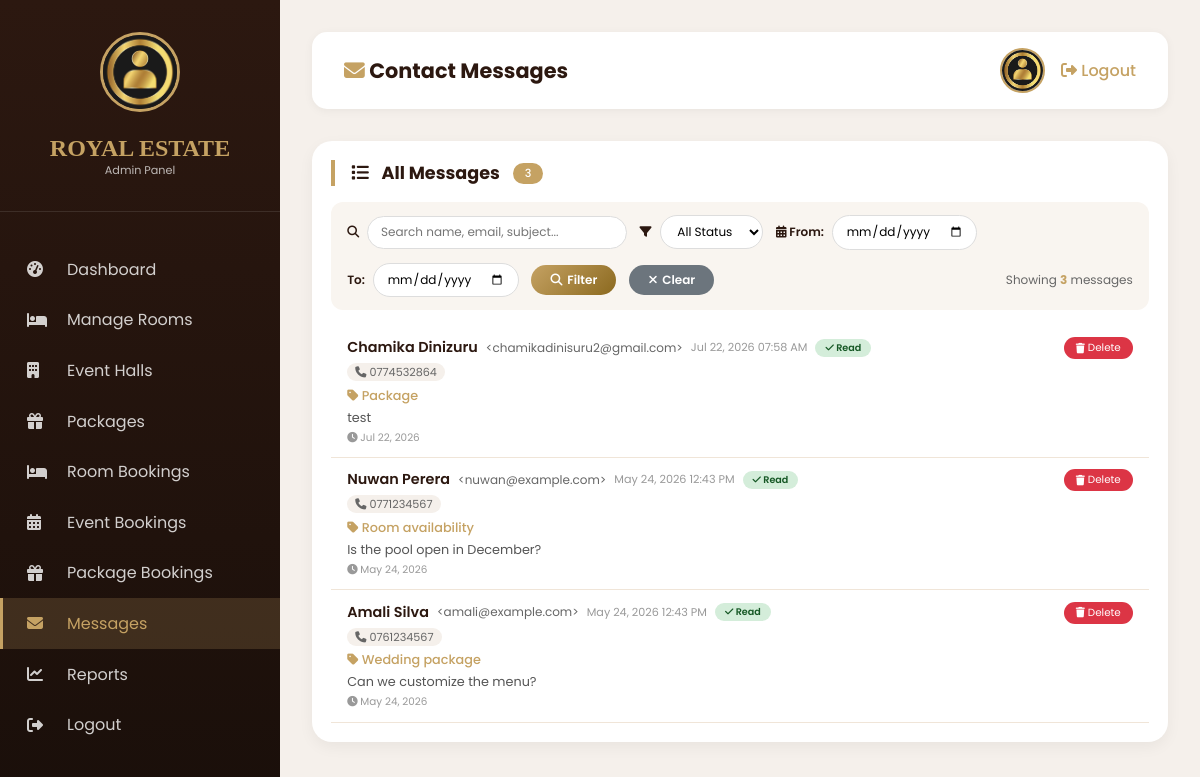
The page /admin/manage-messages.php (signed in) on the database its author committed.
### tables this page shows
CREATE TABLE `contact_messages` (
  `id` int(11) NOT NULL,
  `user_id` int(11) DEFAULT NULL,
  `user_name` varchar(100) NOT NULL,
  `user_email` varchar(100) NOT NULL,
  `phone` varchar(20) DEFAULT NULL,
  `subject` varchar(200) DEFAULT NULL,
  `message` text NOT NULL,
  `is_read` tinyint(1) DEFAULT 0,
  `created_at` timestamp NOT NULL DEFAULT current_timestamp()
);

### admin/manage-messages.php (the view, shortened to what this page needs)
<?php
$admin_avatar = '../assets/images/admin-avatar.jpg';
$default_avatar = 'https://randomuser.me/api/portraits/men/2.jpg';
$current_page = basename($_SERVER['PHP_SELF']);
require_once '../config/db_connection.php';
$check_name = $conn->query("SHOW COLUMNS FROM contact_messages LIKE 'user_name'");
$has_user_name = ($check_name && $check_name->num_rows > 0);
if ($has_user_name) {
    $messages = $conn->query("
        SELECT * FROM contact_messages
        ORDER BY created_at DESC
    ")->fetch_all(MYSQLI_ASSOC);
} else {
    $messages = $conn->query("
        SELECT *, name as user_name, email as user_email FROM contact_messages
        ORDER BY created_at DESC
    ")->fetch_all(MYSQLI_ASSOC);
}
$unread_count = $conn->query("SELECT COUNT(*) as cnt FROM contact_messages WHERE is_read = 0")->fetch_assoc()['cnt'] ?? 0;
$total_count = count($messages);
?>
<!DOCTYPE html>
<html lang="en">
<head>
    <link rel="stylesheet" href="https://cdnjs.cloudflare.com/ajax/libs/font-awesome/6.4.0/css/all.min.css">
</head>
<body>
<div class="admin-container">
    <div class="sidebar" id="sidebar">
        <div class="sidebar-header">
            <img src="<?php echo htmlspecialchars($admin_avatar); ?>" onerror="this.src='<?php echo $default_avatar; ?>'">
            <h2>ROYAL ESTATE</h2>
            <p>Admin Panel</p>
        </div>
        <div class="sidebar-nav">
            <a href="index.php" class="<?php echo ($current_page == 'index.php') ? 'active' : ''; ?>"><i class="fas fa-tachometer-alt"></i> Dashboard</a>
            <a href="manage-rooms.php" class="<?php echo ($current_page == 'manage-rooms.php') ? 'active' : ''; ?>"><i class="fas fa-bed"></i> Manage Rooms</a>
            <a href="manage-halls.php" class="<?php echo ($current_page == 'manage-halls.php') ? 'active' : ''; ?>"><i class="fas fa-building"></i> Event Halls</a>
            <a href="manage-packages.php" class="<?php echo ($current_page == 'manage-packages.php') ? 'active' : ''; ?>"><i class="fas fa-gift"></i> Packages</a>
            <a href="room-bookings.php" class="<?php echo ($current_page == 'room-bookings.php') ? 'active' : ''; ?>"><i class="fas fa-bed"></i> Room Bookings</a>
            <a href="event-bookings.php" class="<?php echo ($current_page == 'event-bookings.php') ? 'active' : ''; ?>"><i class="fas fa-calendar-alt"></i> Event Bookings</a>
            <a href="package-bookings.php" class="<?php echo ($current_page == 'package-bookings.php') ? 'active' : ''; ?>"><i class="fas fa-gift"></i> Package Bookings</a>
            <a href="manage-messages.php" class="active"><i class="fas fa-envelope"></i> Messages</a>
            <a href="reports.php" class="<?php echo ($current_page == 'reports.php') ? 'active' : ''; ?>"><i class="fas fa-chart-line"></i> Reports</a>
            <a href="logout.php"><i class="fas fa-sign-out-alt"></i> Logout</a>
        </div>
    </div>
    <div class="main-content">
        <div class="top-bar">
            <h2><i class="fas fa-envelope"></i> Contact Messages <?php if($unread_count > 0): ?><span class="badge-unread" style="font-size:0.7rem; margin-left:0.5rem;"><?php echo $unread_count; ?> Unread</span><?php endif; ?></h2>
            <div class="top-bar-right">
                <img src="<?php echo htmlspecialchars($admin_avatar); ?>" onerror="this.src='<?php echo $default_avatar; ?>'">
                <a href="logout.php"><i class="fas fa-sign-out-alt"></i> Logout</a>
            </div>
        </div>
        <div class="card">
            <div class="card-header">
                <h3><i class="fas fa-list"></i> All Messages <span class="badge-total"><?php echo $total_count; ?></span></h3>
            </div>
            <div class="filter-bar">
                <div class="filter-group">
                    <label><i class="fas fa-search"></i></label>
                    <input type="text" id="searchInput" placeholder="Search name, email, subject..." onkeyup="applyFilters()">
                </div>
                <div class="filter-group">
                    <label><i class="fas fa-filter"></i></label>
                    <select id="statusFilter" onchange="applyFilters()">
                        <option value="all">All Status</option>
                    </select>
                </div>
                <div class="filter-group">
                    <label><i class="fas fa-calendar-alt"></i> From:</label>
                    <input type="date" id="fromDate" onchange="applyFilters()">
                </div>
                <div class="filter-group">
                    <label>To:</label>
                    <input type="date" id="toDate" onchange="applyFilters()">
                </div>
                <button class="btn-filter" onclick="applyFilters()"><i class="fas fa-search"></i> Filter</button>
                <button class="btn-clear" onclick="clearFilters()"><i class="fas fa-times"></i> Clear</button>
                <span class="filter-result-count" id="resultCount">Showing <strong id="countDisplay"><?php echo $total_count; ?></strong> messages</span>
            </div>
            <?php if(empty($messages)): ?>
                <div class="no-messages">
                    <i class="fas fa-inbox"></i>
                    <p>No messages received yet.</p>
                </div>
            <?php else: ?>
                <div id="messagesContainer">
                    <?php foreach($messages as $msg): ?>
                    <div class="message-item <?php echo $msg['is_read'] ? '' : 'unread'; ?>"
                         data-name="<?php echo strtolower(htmlspecialchars($msg['user_name'])); ?>"
                         data-email="<?php echo strtolower(htmlspecialchars($msg['user_email'])); ?>"
                         data-subject="<?php echo strtolower(htmlspecialchars($msg['subject'])); ?>"
                         data-message="<?php echo strtolower(htmlspecialchars($msg['message'])); ?>"
                         data-isread="<?php echo $msg['is_read']; ?>"
                         data-date="<?php echo date('Y-m-d', strtotime($msg['created_at'])); ?>">
                        <div class="msg-main">
                            <div class="msg-header">
                                <span class="msg-user">
                                    <?php
                                    $display_name = isset($msg['user_name']) ? $msg['user_name'] : (isset($msg['name']) ? $msg['name'] : 'Unknown User');
                                    echo htmlspecialchars($display_name);
                                    ?>
                                </span>
                                <span class="msg-email">&lt;<?php
                                    $display_email = isset($msg['user_email']) ? $msg['user_email'] : (isset($msg['email']) ? $msg['email'] : '');
                                    echo htmlspecialchars($display_email);
                                ?>&gt;</span>
                                <span class="msg-date">
                                    <?php echo date('M d, Y h:i A', strtotime($msg['created_at'])); ?>
                                </span>
                                <?php if($msg['is_read']): ?>
                                    <span class="badge badge-read"><i class="fas fa-check"></i> Read</span>
                                <?php else: ?>
                                    <span class="badge badge-new"><i class="fas fa-clock"></i> New</span>
                                <?php endif; ?>
                            </div>
                            <?php if(!empty($msg['phone'])): ?>
                                <span class="badge-phone"><i class="fas fa-phone"></i> <?php echo htmlspecialchars($msg['phone']); ?></span>
                            <?php endif; ?>
                            <div class="msg-subject"><i class="fas fa-tag"></i> <?php echo htmlspecialchars(ucfirst(str_replace('-', ' ', $msg['subject']))); ?></div>
                            <div class="msg-body"><?php echo nl2br(htmlspecialchars($msg['message'])); ?></div>
                            <div class="msg-meta">
                                <span style="font-size:0.65rem; color:#999;">
                                    <i class="fas fa-clock"></i> <?php echo date('M d, Y', strtotime($msg['created_at'])); ?>
                                </span>
                            </div>
                        </div>
                        <div class="msg-actions">
                            <a href="?delete=<?php echo $msg['id']; ?>" class="btn-delete" onclick="return confirm('Delete this message?')"><i class="fas fa-trash"></i> Delete</a>
                        </div>
                    </div>
                    <?php endforeach; ?>
                </div>
            <?php endif; ?>
        </div>
    </div>
</div>
</body>
</html>

### rows shown on the page
contact_messages: user_name "Chamika Dinizuru", user_email "chamikadinisuru2@gmail.com", created_at "Jul 22, 2026 07:58 AM", is_read 1 (drawn), phone "0774532864", subject "Package", message "test", created_at "Jul 22, 2026"
contact_messages: user_name "Nuwan Perera", user_email "nuwan@example.com", created_at "May 24, 2026 12:43 PM", is_read 1 (drawn), phone "0771234567", subject "Room availability", message "Is the pool open in December?", created_at "May 24, 2026"
contact_messages: user_name "Amali Silva", user_email "amali@example.com", created_at "May 24, 2026 12:43 PM", is_read 1 (drawn), phone "0761234567", subject "Wedding package", message "Can we customize the menu?", created_at "May 24, 2026"

### other values the page prints
$total_count "3"
